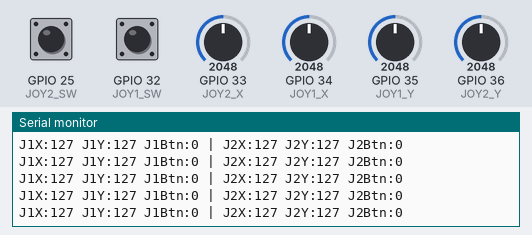
A sketch run on a simulated ESP32. Parts: the last lines printed to the serial monitor. The inputs (shaded band) are chosen by the test bench; at power-on: GPIO 33 (JOY2_X) = 2048, GPIO 34 (JOY1_X) = 2048, GPIO 35 (JOY1_Y) = 2048, GPIO 36 (JOY2_Y) = 2048, GPIO 25 (JOY2_SW) HIGH, GPIO 32 (JOY1_SW) HIGH. Nothing arrives over Bluetooth unless stated.

Above: at 3.2 s.
3.3 s: GPIO 33 (JOY2_X) set to 2866
At 3.37 s:
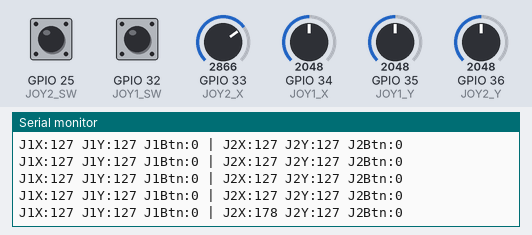
4.8 s: GPIO 34 (JOY1_X) set to 2866
At 4.88 s:
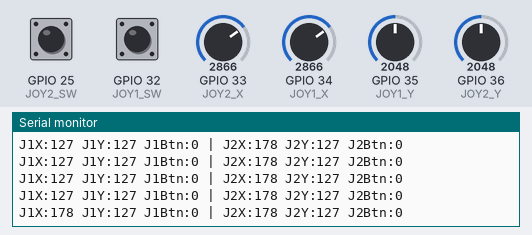
6.3 s: GPIO 35 (JOY1_Y) set to 2866
At 6.3 s:
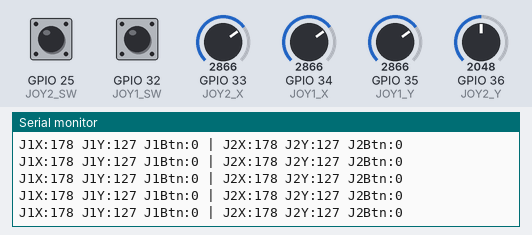
7.8 s: GPIO 36 (JOY2_Y) set to 2866
At 7.82 s:
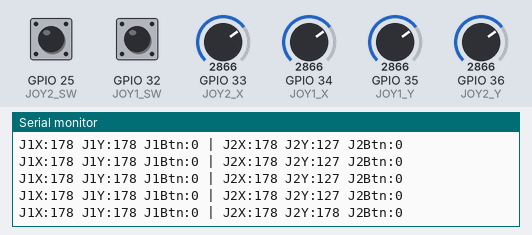
9.3 s: GPIO 25 (JOY2_SW) pulled LOW for 0.15 s
At 9.33 s:
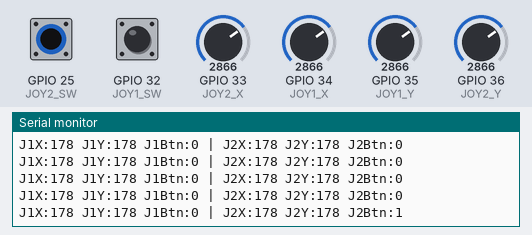
10.9 s: GPIO 32 (JOY1_SW) pulled LOW for 0.15 s
At 10.95 s:
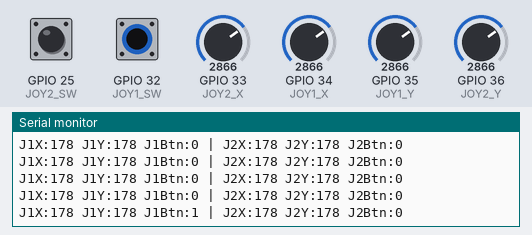

Measured:
- after the input at 3.3 s, the serial monitor: prints a new line after 0.06 s (image 1)
- after the input at 4.8 s, the serial monitor: prints a new line after 0.08 s (image 2)
- after the input at 7.8 s, the serial monitor: prints a new line at once (image 4)
- after the input at 9.3 s, the serial monitor: prints a new line at once (image 5)
- after the input at 10.9 s, the serial monitor: prints a new line at once (image 6)

The sketch:

Joysticks_Testing.ino
```cpp
#include "BluetoothSerial.h"

BluetoothSerial SerialBT;

#define JOY1_X  34
#define JOY1_Y  35
#define JOY1_SW 32

#define JOY2_X  33
#define JOY2_Y  36
#define JOY2_SW 25

int JOY1_X_CENTER;
int JOY1_Y_CENTER;
int JOY2_X_CENTER;
int JOY2_Y_CENTER;

void setup()
{
    Serial.begin(115200);

    SerialBT.begin("Joystick_Controller");

    pinMode(JOY1_SW, INPUT_PULLUP);
    pinMode(JOY2_SW, INPUT_PULLUP);

    Serial.println("Keep joysticks untouched...");
    SerialBT.println("Keep joysticks untouched...");

    long sumJ1X=0;
    long sumJ1Y=0;
    long sumJ2X=0;
    long sumJ2Y=0;

    // Take 100 samples
    for(int i=0;i<100;i++)
    {
        sumJ1X+=analogRead(JOY1_X);
        sumJ1Y+=analogRead(JOY1_Y);

        sumJ2X+=analogRead(JOY2_X);
        sumJ2Y+=analogRead(JOY2_Y);

        delay(20);
    }

    // Convert averaged values to 0–255 scale
    JOY1_X_CENTER=
        map(sumJ1X/100,0,4095,0,255);

    JOY1_Y_CENTER=
        map(sumJ1Y/100,0,4095,0,255);

    JOY2_X_CENTER=
        map(sumJ2X/100,0,4095,0,255);

    JOY2_Y_CENTER=
        map(sumJ2Y/100,0,4095,0,255);

    Serial.println("Calibration Done");
    SerialBT.println("Calibration Done");

    Serial.print("J1 Center:");
    Serial.print(JOY1_X_CENTER);
    Serial.print(",");
    Serial.println(JOY1_Y_CENTER);

    Serial.print("J2 Center:");
    Serial.print(JOY2_X_CENTER);
    Serial.print(",");
    Serial.println(JOY2_Y_CENTER);
}

void loop()
{
    int joy1X=map(
        analogRead(JOY1_X),
        0,4095,0,255);

    int joy1Y=map(
        analogRead(JOY1_Y),
        0,4095,0,255);

    int joy2X=map(
        analogRead(JOY2_X),
        0,4095,0,255);

    int joy2Y=map(
        analogRead(JOY2_Y),
        0,4095,0,255);

    bool joy1Btn=!digitalRead(JOY1_SW);
    bool joy2Btn=!digitalRead(JOY2_SW);

    String out=
    "J1X:"+String(joy1X)+
    " J1Y:"+String(joy1Y)+
    " J1Btn:"+String(joy1Btn)+
    " | J2X:"+String(joy2X)+
    " J2Y:"+String(joy2Y)+
    " J2Btn:"+String(joy2Btn);

    Serial.println(out);
    SerialBT.println(out);

    delay(100);
}
```
